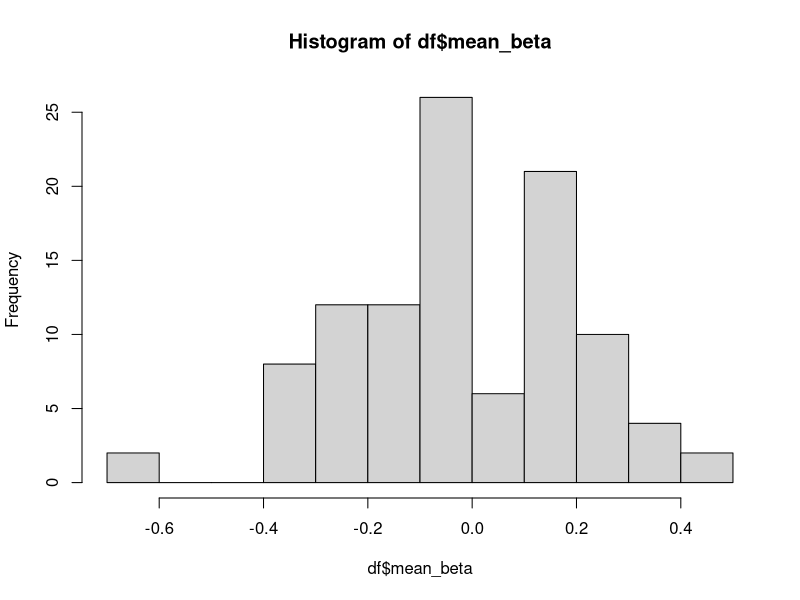
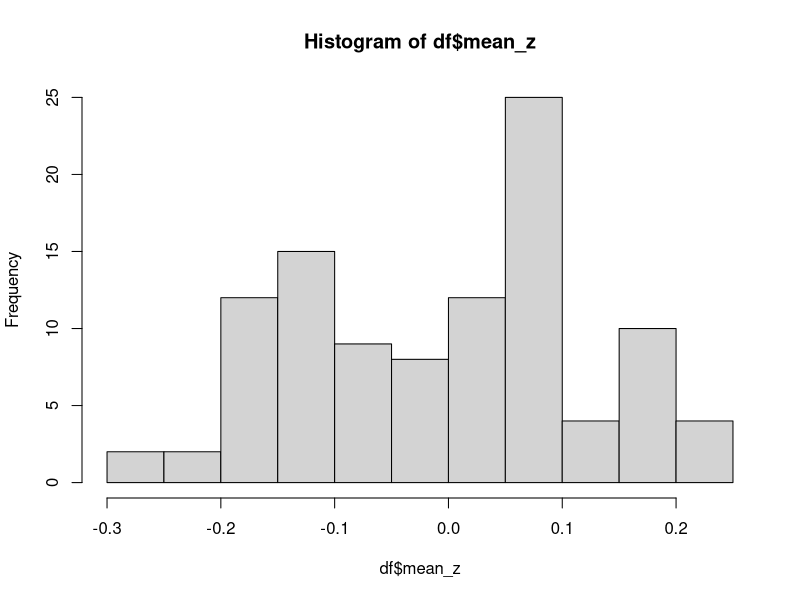
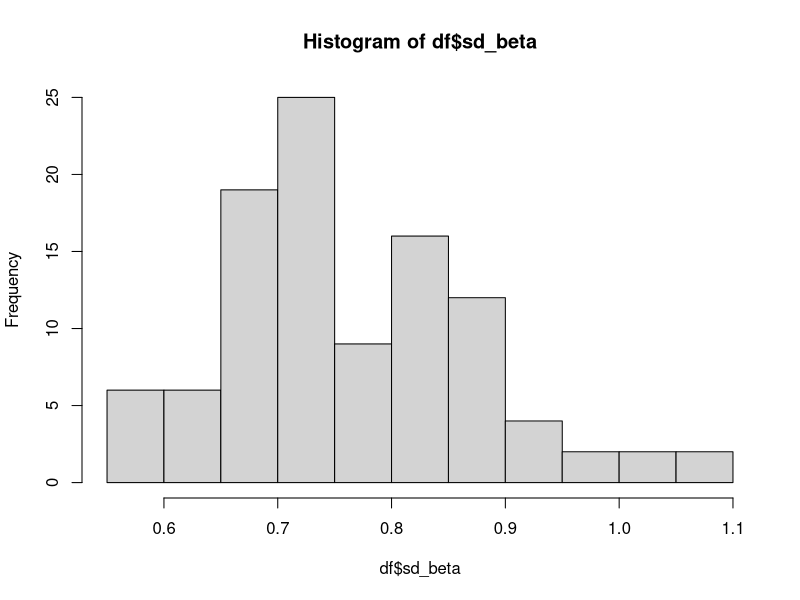
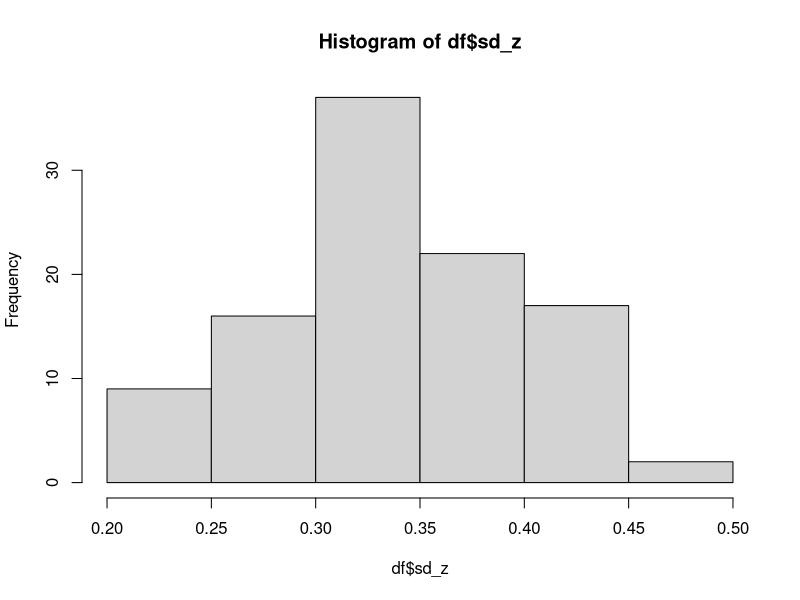
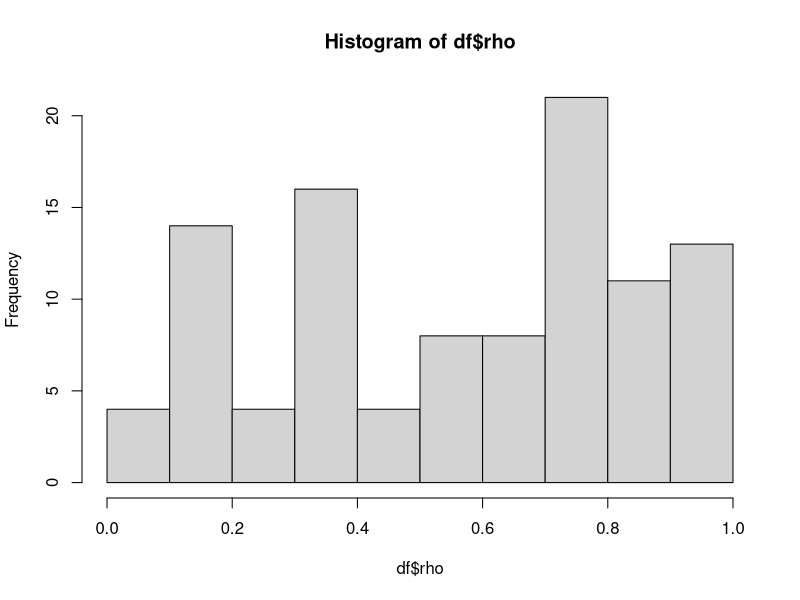
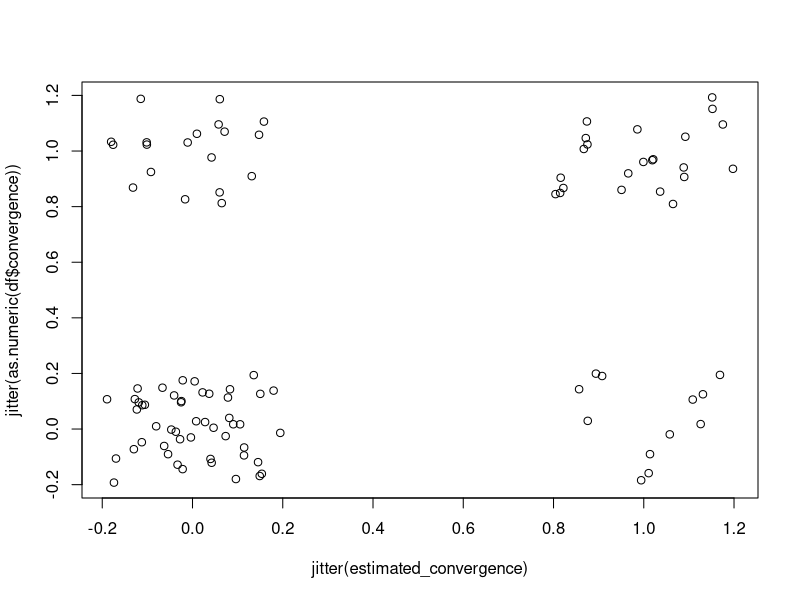
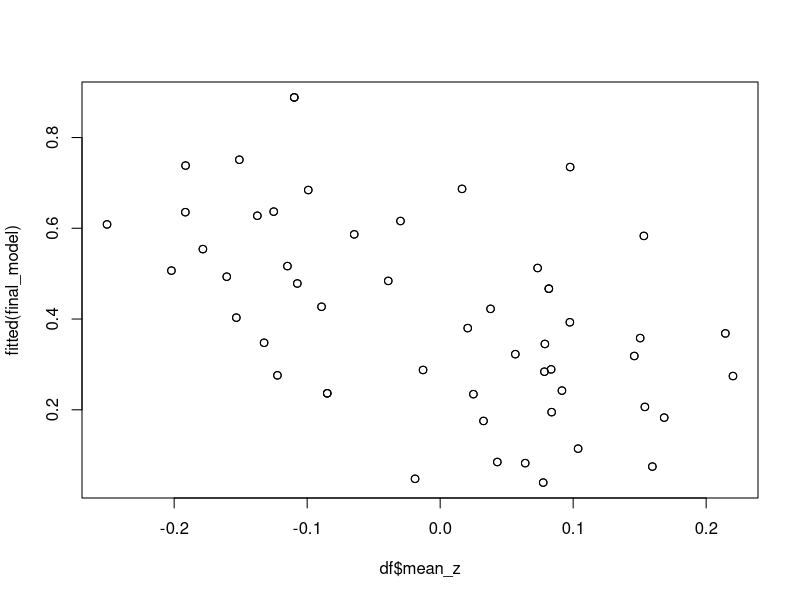
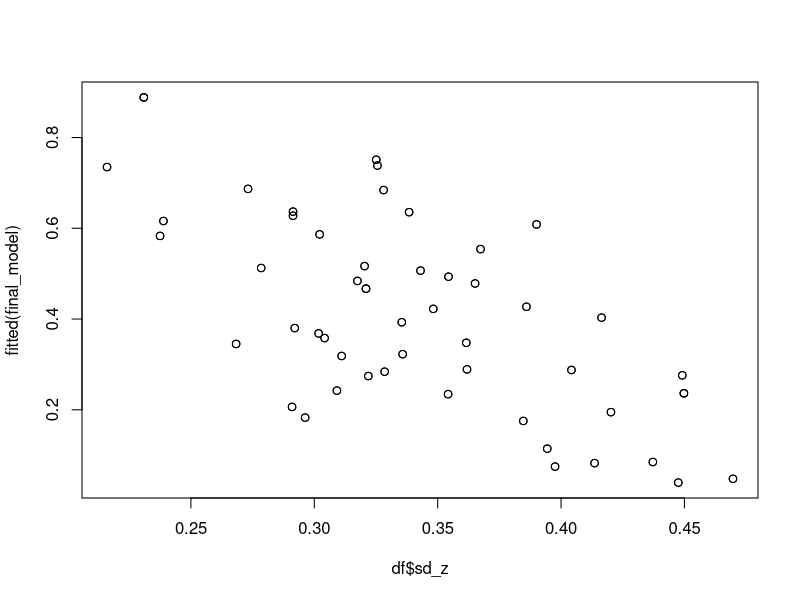

Recreate these plots in R, in order. (Note: this script raises an error after producing the figures.)
#' ---
#' title: "Performance of the JSDM model across different simulated scenarios"
#' author: "Giovanni Bianco"
#' date: "August 2022"
#' output: html_document
#' ---
#'
#'
#' To explore whether the value space characteristics of a dataset can affect the convergence of the JSDM, 
#' we ran the JSDM several times on simulated datasets representing species pools 
#' with different degrees of relatedness, species specific traits and responses to 
#' environmental variables 
#'
#'
# load packages
library(dplyr)
library(tidyr)
library(stringr)
library(knitr)
#'
# load dataset 
res<-read.csv("demo_looped_results.csv")
#'
# add a binary variable for convergence -> 1 converged; 0 did not converge 
# non convergence occurs if Rhat>1.1 & n_eff>100
#'
res<-mutate(res, conv=1)

head(res)

for (i in 1:nrow(res)){
  if (res$Rhat[i]>=1.1 & res$n_eff[i]<100){
    res$conv[i]<-0
  }
}
#'
#'
#' We assess whether the parameter space of species responses to the environment (betas),
#' of the species specific traits (zetas), and of the phylogenetic signal (rho) can 
#' determine whether the model converges or not. Convergence is treated as a binomial variable,
#' where 1 stands for successfully converged model and 0 for unsuccesful convergence. As indicator of 
#' the parameter space of the zetas and betas we used their mean and standard deviation.
#' 
#' 
# fix replicate ID
replicates<-rep(1:103,each=70)
res$replicate<-replicates
#'
# data frame for glm
df<-data.frame(matrix(ncol = 7,nrow = 103))
colnames(df)<-c("replicate","mean_beta","sd_beta","mean_z","sd_z","rho","convergence")
df$replicate<-seq(1:103)
#'
for (i in 1:nrow(df)){
  
  tmp<-subset(res,replicate==i)
  
  df$mean_beta[i]<-mean(tmp$TRUE.[grepl("beta",tmp$par)])
  df$sd_beta[i]<-sd(tmp$TRUE.[grepl("beta",tmp$par)])
  df$mean_z[i]<-mean(tmp$TRUE.[grepl("z",tmp$par)])
  df$sd_z[i]<-sd(tmp$TRUE.[grepl("z",tmp$par)])
  df$rho[i]<-tmp$TRUE.[grepl("rho",tmp$par)]
  df$convergence[i]<-tmp$conv[1]
  
}
#'
df$convergence<-as.logical(df$convergence)
#'
#'
# histograms of all parameter
hist(df$mean_beta)
hist(df$mean_z)
hist(df$sd_beta)
hist(df$sd_z)
hist(df$rho)
#'
#'Now we can fit a binomial glm that can estimate the role of different parameters 
#' in determining whether the JSDM converges or not. 
#'
#model selection
#'
# complex to simple 
model1<-glm(convergence~mean_beta+mean_z+sd_beta+sd_z+rho+rho:sd_z+rho:sd_beta,data=df,family = binomial)
summary(model1)
#'
model2<-glm(convergence~mean_beta+mean_z+sd_beta+sd_z+rho+rho:sd_beta,data=df,family = binomial)
summary(model2)
#'
model3<-glm(convergence~mean_beta+mean_z+sd_z+rho,data=df,family = binomial)
summary(model3)
#'
model4<-glm(convergence~mean_z+sd_z+rho,data=df,family = binomial)
summary(model4)
#'
model5<-glm(convergence~mean_z+sd_z,data=df,family = binomial)
summary(model5)
anova(model4,model5,test="Chisq")

#' Model 4 is the best model, including rho, mean zeta and standard deviation 
#' of zeta but no interactions

# summary
final_model<-glm(convergence~mean_z+sd_z+rho,data=df,family = binomial)
summary(final_model)
#'
#' We can use the best fitting model to produce figures
#' 
# plotting real vs fitted
estimated_convergence<-round(fitted(final_model))
plot(jitter(as.numeric(df$convergence))~jitter(estimated_convergence))
#'
# probability of convergence as a function of explanatory variables 
plot(fitted(final_model)~df$mean_z)
plot(fitted(final_model)~df$sd_z)
plot(fitted(final_model)~df$rho)
#'
#'
# predict convergence using model fit and produce a graph 
rho<-seq(0,1,0.1)
mean_z<-seq(-0.2,.2,0.05)
sd_z<-seq(0,1,0.1)
#'
newdata<-as.data.frame(expand.grid(rho,mean_z,sd_z))
colnames(newdata)<-c("rho","mean_z","sd_z")
str(newdata)
#'
ypredict<-predict(final_model,newdata = newdata,type = "response")
max(ypredict)
min(ypredict)
fitted.data<-cbind(newdata,ypredict)
#'
plot(fitted.data$ypredict~fitted.data$sd_z)
#'
plot(fitted.data$ypredict~fitted.data$mean_z)
#'
plot(c(0,1),c(0,1),type = "n",xlab="rho",ylab = "conv prob")
#'
plot(ypredict~rho)
#'
#' The only apparent pattern is in the graph with the std dev of z parameters 
#' because its effect in the model output was almost 10x greater than the effect of 
#' rho or the effect of mean z so we can conclude that it is the main driver of 
#' wheter the model converges or not. However to produce graphs for the other 2 
#' explanatory variables i can set the others to their mean values 
#' so that the graph is not really influenced by their effects.
#' 
mean_rho<-mean(df$rho)
mean_sd_z<-mean(df$sd_z)
high_z<-0.2
low_z<--0.2

# probability of convergence as a function of rho with high z values
newdata<-as.data.frame(cbind(rho,rep(high_z,length(rho)),rep(mean_sd_z,length(rho))))
colnames(newdata)<-c("rho","mean_z","sd_z")
str(newdata)

plot(c(0,1),c(0,1),type = "n",xlab="rho",ylab = "conv prob")
lines(rho,predict.glm(final_model,newdata = newdata,type = "response"))

# with low z values 

newdata<-as.data.frame(cbind(rho,rep(low_z,length(rho)),rep(mean_sd_z,length(rho))))
colnames(newdata)<-c("rho","mean_z","sd_z")
str(newdata)

plot(c(0,1),c(0,1),type = "n",xlab="rho",ylab = "conv prob")
lines(rho,predict.glm(final_model,newdata = newdata,type = "response"))

# probability as a function of sd_z with high mean value of z

newdata<-as.data.frame(cbind(rep(mean_rho,length(sd_z)),rep(high_z,length(sd_z)),sd_z))
colnames(newdata)<-c("rho","mean_z","sd_z")
str(newdata)

plot(c(0,1),c(0,1),type = "n",xlab="SD Z",ylab = "conv prob",main= "Convergence when Z= 0.2 and Rho=0.55")
lines(sd_z,predict.glm(final_model,newdata = newdata,type = "response"))

# with low z value 

newdata<-as.data.frame(cbind(rep(mean_rho,length(sd_z)),rep(low_z,length(sd_z)),sd_z))
colnames(newdata)<-c("rho","mean_z","sd_z")
str(newdata)

plot(c(0,1),c(0,1),type = "n",xlab="SD Z",ylab = "conv prob", main = "Convergence when Z=-0.2 and Rho=0.55")
lines(sd_z,predict.glm(final_model,newdata = newdata,type = "response"))

# probability as a function of mean_z

newdata<-as.data.frame(cbind(rep(mean_rho,length(mean_z)),mean_z,rep(mean_sd_z,length(mean_z))))
colnames(newdata)<-c("rho","mean_z","sd_z")
str(newdata)

plot(c(-0.2,0.2),c(0,1),type = "n",xlab="Z value",ylab = "conv prob", main = "Convergence ~ Mean Z when SD Z=-0.34 and Rho=0.55")
lines(mean_z,predict.glm(final_model,newdata = newdata,type = "response"))

